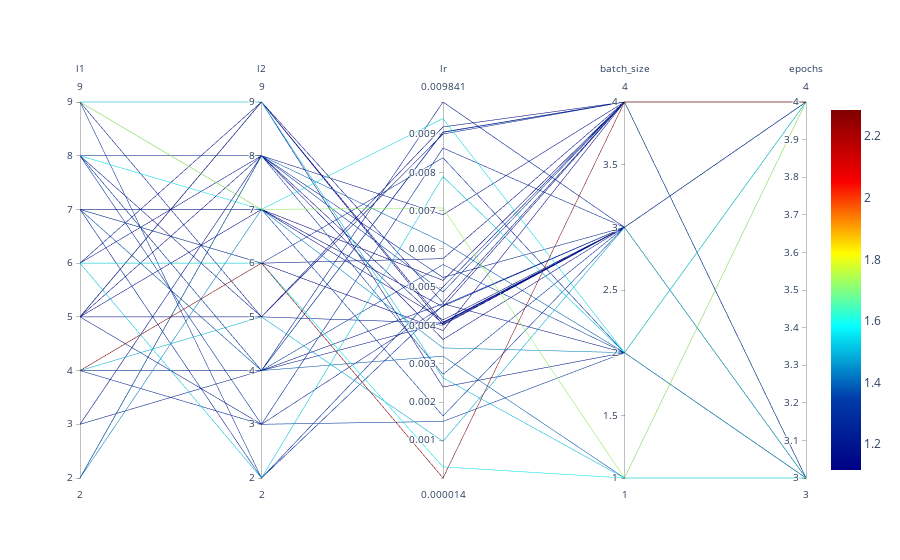

The notebook cell saved with this chart:
### Markdown cell above
## Parallel Coordinates Plot

### Code cell
spot_tuner.parallel_plot()

### Figure 1 — Plotly figure (JSON) as saved in the notebook; plotly's stock layout.template omitted (floating-point values rounded to 4 significant figures)
{"data": [{"dimensions": [{"label": "l1", "range": [2, 9], "values": [6, 6, 8, 5, 8, 4, 3, 9, 7, 8, 5, 7, 2, 5, 6, 9, 4, 3, 2, 4, 7, 4, 2, 9, 2, 8, 4, 8, 9, 7, 7, 8, 9, 7, 5, 6, 5, 5, 5, 6, 7]}, {"label": "l2", "range": [2, 9], "values": [2, 6, 4, 9, 8, 3, 8, 7, 6, 3, 3, 4, 8, 5, 6, 7, 5, 4, 8, 4, 6, 6, 7, 9, 8, 5, 4, 7, 2, 2, 4, 4, 5, 7, 9, 9, 7, 9, 8, 8, 7]}, {"label": "lr", "range": [1.444e-05, 0.009841], "values": [0.007892, 0.003868, 0.005592, 0.002392, 0.005256, 0.008637, 0.006894, 0.00707, 0.008383, 0.001492, 0.004504, 0.003199, 0.002724, 0.009189, 0.0003054, 0.001636, 0.0009703, 0.009841, 0.006176, 0.004569, 0.005746, 1.444e-05, 0.003414, 0.002633, 0.004875, 0.009004, 0.009046, 0.009408, 0.00453, 0.005007, 0.009057, 0.004067, 0.004063, 0.005179, 0.004013, 0.004596, 0.004146, 0.004084, 0.004037, 0.003635, 0.004488]}, {"label": "batch_size", "range": [1, 4], "values": [2, 4, 2, 2, 3, 3, 4, 1, 2, 2, 3, 1, 3, 4, 1, 3, 3, 3, 2, 2, 4, 4, 2, 1, 4, 4, 4, 2, 3, 4, 4, 3, 3, 4, 3, 4, 3, 3, 3, 3, 4]}, {"label": "epochs", "range": [3, 4], "values": [4, 4, 3, 4, 4, 4, 4, 4, 3, 3, 3, 3, 4, 4, 3, 3, 3, 4, 3, 3, 4, 4, 3, 4, 3, 3, 3, 4, 3, 4, 4, 4, 4, 4, 4, 4, 4, 4, 4, 4, 4]}], "line": {"cmax": 2.285, "cmin": 1.116, "color": [1.529, 1.135, 1.347, 1.202, 1.254, 1.266, 1.195, 1.728, 1.289, 1.339, 1.22, 1.394, 1.314, 1.174, 1.573, 1.339, 1.497, 1.239, 1.391, 1.191, 1.182, 2.285, 1.447, 1.515, 1.353, 1.203, 1.314, 1.561, 1.292, 1.254, 1.231, 1.192, 1.229, 1.124, 1.116, 1.178, 1.154, 1.156, 1.168, 1.179, 1.172], "colorscale": [[0, "rgb(0,0,131)"], [0.2, "rgb(0,60,170)"], [0.4, "rgb(5,255,255)"], [0.6, "rgb(255,255,0)"], [0.8, "rgb(250,0,0)"], [1, "rgb(128,0,0)"]], "showscale": true}, "type": "parcoords"}], "layout": {}}
